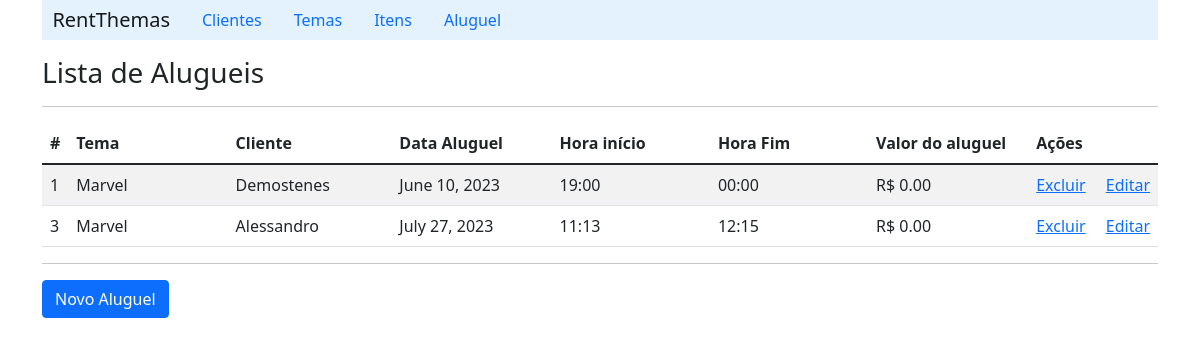
The page /listRent/ on the database as committed earlier.
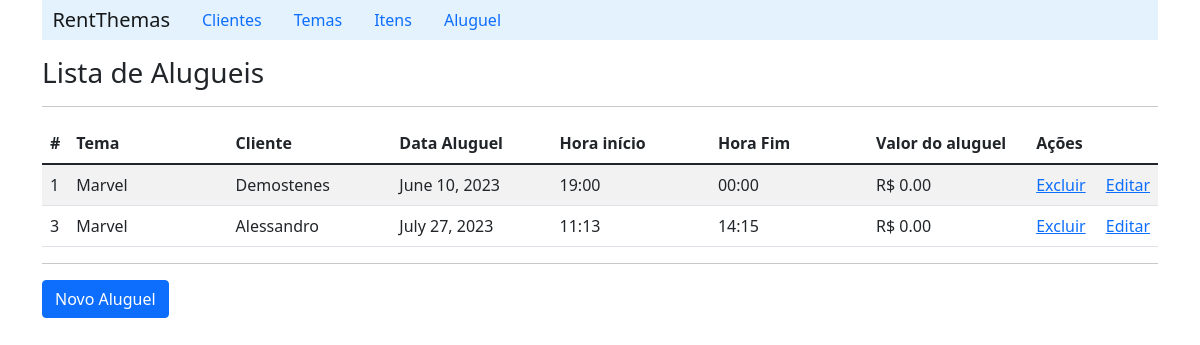
The same page on the database as committed later.
### api/models.py (models this page shows, shortened)
class Rent(models.Model):
    date = models.DateField(blank=False, null=False)
    start_hours = models.CharField(max_length=5, blank=False, null=False)
    end_hours = models.CharField(max_length=5, blank=False, null=False)
    client = models.ForeignKey('Client', on_delete=CASCADE, related_name='rents')
    theme = models.ForeignKey('Tema', on_delete=CASCADE, related_name='rents')
    valor_aluguel = models.DecimalField("Valor do aluguel", max_digits=6, decimal_places=2, default=0)

class Tema(models.Model):
    nome = models.CharField(max_length=50)
    valor_aluguel = models.DecimalField("Valor de aluguel",max_digits=6, decimal_places=2)
    cor = models.CharField(max_length=10)
    tema = models.ManyToManyField(Item)

class Client(models.Model):
    name = models.CharField(max_length=60, blank=False)
    email = models.CharField(max_length=60, blank=True)

### api/views.py (the view)
# urls.py: path('listRent/', rentview.list_rent),
    def list_rent(self, request):
        rent_list = RentDAO.list_rent(request)
        context = {'rent_list': rent_list}
        return render(request, 'rent/listRent.html', context)

### api/daos.py (called while the page is built)
    def list_rent(self):
        rent_list = Rent.objects.all()
        return rent_list

### api/templates/rent/listRent.html (shortened to what this page needs)
{% extends "index.html" %}
    {% block content %}
        <h3>Lista de Alugueis</h3>
        <hr>
        <table class="table table-striped">
            {% if rent_list %}
                <thead>
                    <tr>
                        <th scope="col">#</th>
                        <th scope="col">Tema</th>
                        <th scope="col">Cliente</th>
                        <th scope="col">Data Aluguel</th>
                        <th scope="col">Hora início</th>
                        <th scope="col">Hora Fim</th>
                        <th scope="col">Valor do aluguel</th>
                        <th scope="col">Ações</th>
                        <th scope="col"></th>
                    </tr>
                </thead>
                {% for rent in rent_list%}
                    <tr>
                        <td width='15'>{{rent.id}}</td>
                        <td width='170'>{{rent.theme.nome}}</td>
                        <td width='170'>{{rent.client.name}}</td>
                        <td width='170'>{{rent.date}}</td>
                        <td width='170'>{{rent.start_hours}}</td>
                        <td width='170'>{{rent.end_hours}}</td>
                        <td width='170'>R$ {{rent.valor_aluguel | floatformat:2}}</td>
                        <td width='70'><a href="/deleteRent/{{rent.id}}">Excluir</a></td>
                        <td><a href="/detailRent/{{rent.id}}">Editar</a></td>
                    </tr>
                {% endfor %}
            {% else %}
                <p>Nenhum item cadastrado!!</p>
            {%endif%}
        </table>
        <hr>
        <a class="btn btn-primary" href="/formRent">Novo Aluguel</a>
    {% endblock %}

Rows that differ between the two databases and show on the page:
changed Rent "July 27, 2023": end_hours "12:15" → "14:15"
